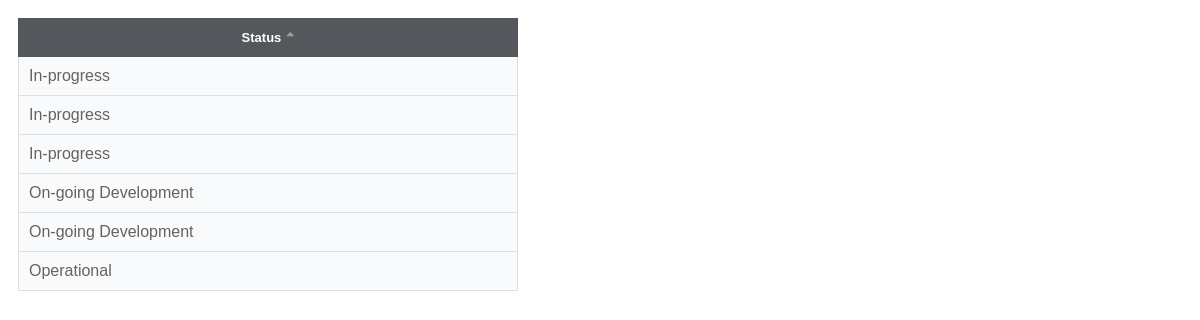
The app's page /tablesort.php with its own data.
### tables this page shows
CREATE TABLE `products` (
  `product_id` int(11) NOT NULL,
  `product_name` varchar(255) NOT NULL,
  `product_sname` varchar(255) NOT NULL,
  `details` varchar(255) NOT NULL,
  `implementing_office` varchar(255) NOT NULL,
  `dev_mode` varchar(255) NOT NULL,
  `developer` varchar(255) NOT NULL,
  `frontend` varchar(255) NOT NULL,
  `backend` varchar(255) NOT NULL,
  `status` varchar(255) NOT NULL,
  `remarks` varchar(255) NOT NULL,
  `serverhid` varchar(255) NOT NULL,
  `IsDeleted` int(11) NOT NULL DEFAULT 0
);

### tablesort.php (the view, shortened to what this page needs)
<?php
$mysqli = mysqli_connect('localhost', 'root', '', 'inventorymanagement');
$columns = array('status');
$column = isset($_GET['column']) && in_array($_GET['column'], $columns) ? $_GET['column'] : $columns[0];
$sort_order = isset($_GET['order']) && strtolower($_GET['order']) == 'desc' ? 'DESC' : 'ASC';
if ($result = $mysqli->query('SELECT * FROM products ORDER BY ' .  $column . ' ' . $sort_order)) {
	$up_or_down = str_replace(array('ASC','DESC'), array('up','down'), $sort_order);
	$asc_or_desc = $sort_order == 'ASC' ? 'desc' : 'asc';
	$add_class = ' class="highlight"';
	?>
	<!DOCTYPE html>
	<html>
		<head>
			<link rel="stylesheet" href="https://use.fontawesome.com/releases/v5.3.1/css/all.css">
		</head>
		<body>
			<table>
				<tr>
					<th><a href="tablesort.php?column=status&order=<?php echo $asc_or_desc; ?>">Status<i class="fas fa-sort<?php echo $column == 'status' ? '-' . $up_or_down : ''; ?>"></i></a></th>
				</tr>
				<?php while ($row = $result->fetch_assoc()): ?>
				<tr>
					<td<?php echo $column == 'status' ? $add_class : ''; ?>><?php echo $row['status']; ?></td>
				</tr>
				<?php endwhile; ?>
			</table>
		</body>
	</html>
	<?php
}
?>

### tablesort.php (style rules this page uses)
html { font-family: Tahoma, Geneva, sans-serif; padding: 10px; }
table { border-collapse: collapse; width: 500px; }
th { background-color: #54585d; border: 1px solid #54585d; }
th a { display: block; text-decoration:none; padding: 10px; color: #ffffff; font-weight: bold; font-size: 13px; }
th a i { margin-left: 5px; color: rgba(255,255,255,0.4); }
td { padding: 10px; color: #636363; border: 1px solid #dddfe1; }
tr { background-color: #ffffff; }
tr .highlight { background-color: #f9fafb; }

### records on screen
products: status "In-progress"
products: status "In-progress"
products: status "In-progress"
products: status "On-going Development"
products: status "On-going Development"
products: status "Operational"
